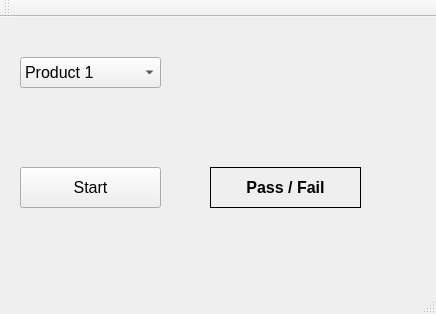
<?xml version="1.0" encoding="UTF-8"?>
<ui version="4.0">
 <class>Demo_InspectionClass</class>
 <widget class="QMainWindow" name="Demo_InspectionClass">
  <property name="geometry">
   <rect>
    <x>0</x>
    <y>0</y>
    <width>436</width>
    <height>314</height>
   </rect>
  </property>
  <property name="windowTitle">
   <string>Demo_Inspection</string>
  </property>
  <widget class="QWidget" name="centralWidget">
   <widget class="QPushButton" name="StartButton">
    <property name="geometry">
     <rect>
      <x>20</x>
      <y>150</y>
      <width>141</width>
      <height>41</height>
     </rect>
    </property>
    <property name="font">
     <font>
      <pointsize>12</pointsize>
     </font>
    </property>
    <property name="text">
     <string>Start</string>
    </property>
   </widget>
   <widget class="QComboBox" name="comboBox_SelectProduct">
    <property name="geometry">
     <rect>
      <x>20</x>
      <y>40</y>
      <width>141</width>
      <height>31</height>
     </rect>
    </property>
    <property name="font">
     <font>
      <pointsize>12</pointsize>
     </font>
    </property>
    <property name="layoutDirection">
     <enum>Qt::LeftToRight</enum>
    </property>
    <item>
     <property name="text">
      <string>Product 1</string>
     </property>
    </item>
    <item>
     <property name="text">
      <string>Product 2</string>
     </property>
    </item>
   </widget>
   <widget class="QLabel" name="label_Result">
    <property name="geometry">
     <rect>
      <x>210</x>
      <y>150</y>
      <width>151</width>
      <height>41</height>
     </rect>
    </property>
    <property name="font">
     <font>
      <pointsize>12</pointsize>
      <bold>true</bold>
     </font>
    </property>
    <property name="styleSheet">
     <string notr="true">border: 1px solid black;</string>
    </property>
    <property name="text">
     <string>Pass / Fail</string>
    </property>
    <property name="scaledContents">
     <bool>false</bool>
    </property>
    <property name="alignment">
     <set>Qt::AlignCenter</set>
    </property>
   </widget>
  </widget>
  <widget class="QMenuBar" name="menuBar">
   <property name="geometry">
    <rect>
     <x>0</x>
     <y>0</y>
     <width>436</width>
     <height>21</height>
    </rect>
   </property>
  </widget>
  <widget class="QToolBar" name="mainToolBar">
   <attribute name="toolBarArea">
    <enum>TopToolBarArea</enum>
   </attribute>
   <attribute name="toolBarBreak">
    <bool>false</bool>
   </attribute>
  </widget>
  <widget class="QStatusBar" name="statusBar"/>
 </widget>
 <layoutdefault spacing="6" margin="11"/>
 <resources/>
 <connections/>
</ui>
